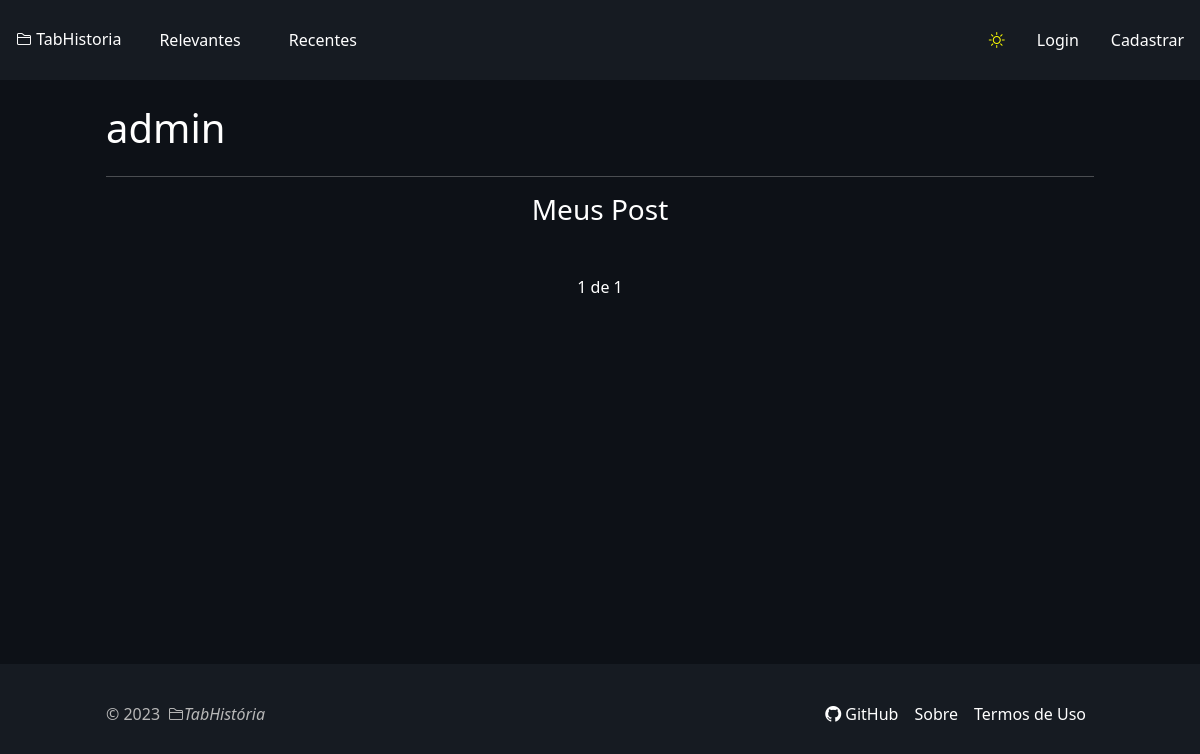
/client/profile/1/, run on an earlier commit of the app's database.
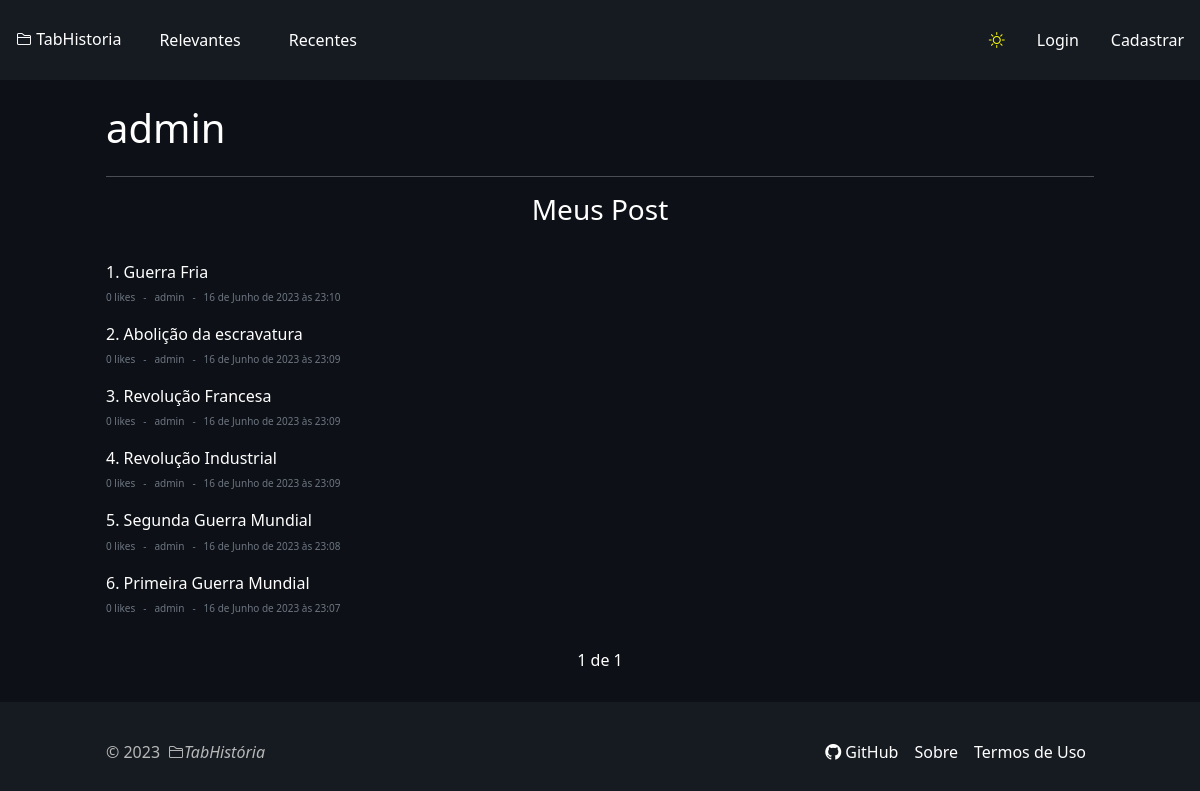
And on a later commit of the database.
### apps/post/models.py (models this page shows, shortened)
class Post(models.Model):
    title = models.CharField(max_length=100)
    creator = models.ForeignKey(User, on_delete=models.CASCADE)
    likes = models.IntegerField(blank=True, null=True,  default=0)
    users_liked = models.ManyToManyField(
        User, related_name='users_liked', blank=True)
    users_disliked = models.ManyToManyField(
        User, related_name='users_disliked', blank=True)
    comments = models.ManyToManyField(Comment, blank=True)
    creation_date = models.DateTimeField(auto_now_add=True)
    update_date = models.DateTimeField(auto_now=True)
    content = models.TextField()

### apps/client/views.py (the view)
# urls.py: path('profile/<int:id>/', views.profile, name='profile'),
def profile(request, id):
    if request.method == 'GET':
        client = get_object_or_404(User, id=id)
        posts = Post.objects.filter(
            creator=client.id).order_by('-creation_date')
        paginator = Paginator(posts, 10)
        page = request.GET.get('page')
        posts = paginator.get_page(page)
        counter = paginator.page_range.start + posts.number - 1
        context = {
            'client': client, 'posts': posts,
            'counter': counter, 'page_quantity': 3
        }
        return render(request, 'pages/profile.html', context=context)
    return HttpResponse("Invalid request")

### core/custom_filters.py (called while the page is built)
@register.filter
def index_post(value, page):
    if page <= 1:
        return value
    return value + (page -1) * 10

### apps/client/templates/pages/profile.html (shortened to what this page needs)
{% extends 'base.html' %}
{% load static %}
{% load custom_filters %}
{% block body %}
<main class="dark-mode" id="main">
  <section class="container text-white pt-4">
    <div class="d-flex align-items-center justify-content-between">
      <h1 >{{client.username}}</h1>
    </div>
    <hr>
    <div class="d-flex flex-column align-items-center pb-4">
      <h3>Meus Post</h3>
    </div>
    {% for post in posts %}
    <div class="d-flex justify-content-between">
      <div class="news pt-1">
        <h2 class="fs-6">{{ forloop.counter|index_post:posts.number }}. <a href="{% url 'post:post_viewer' post.id %}">{{post.title}}</a></h2>
        <div class="more d-flex align-items-center justify-content-start gap-2">
          <p>{{ post.likes }} likes</p>
          <p>-</p>
          <p>{{post.creator}}</p>
          <p>-</p>
          <p>{{post.creation_date}}</p>
        </div>
      </div>
    </div>
    {% endfor %}
      <div class="container d-flex align-items-center justify-content-center pt-3">
        <span class="current">
          {{ posts.number }} de {{ posts.paginator.num_pages }}
        </span>
      </div>
  </main>
{% endblock %}

What changed in the data, as far as the page shows it:
added Post: title "Guerra Fria", likes "0", creator "admin", creation_date "16 de Junho de 2023 às 23:10"
added Post: title "Abolição da escravatura", likes "0", creator "admin", creation_date "16 de Junho de 2023 às 23:09"
added Post: title "Revolução Francesa", likes "0", creator "admin", creation_date "16 de Junho de 2023 às 23:09"
added Post: title "Revolução Industrial", likes "0", creator "admin", creation_date "16 de Junho de 2023 às 23:09"
added Post: title "Segunda Guerra Mundial", likes "0", creator "admin", creation_date "16 de Junho de 2023 às 23:08"
added Post: title "Primeira Guerra Mundial", likes "0", creator "admin", creation_date "16 de Junho de 2023 às 23:07"
